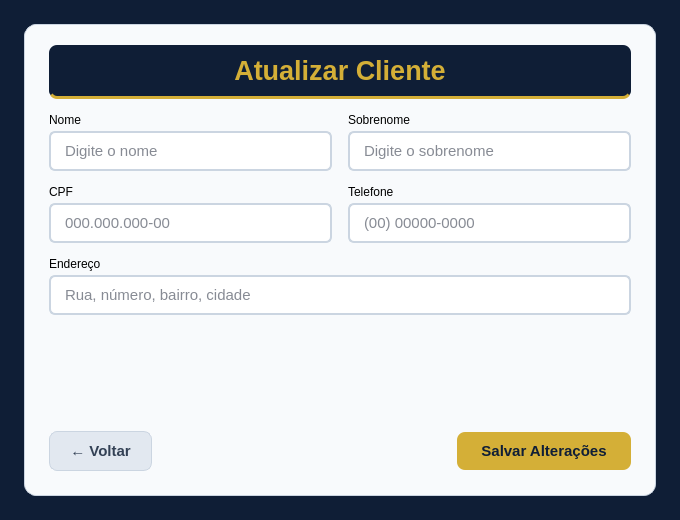
<?xml version="1.0" encoding="UTF-8"?>
<ui version="4.0">
 <class>MainWindow</class>
 <widget class="QMainWindow" name="MainWindow">
  <property name="geometry">
   <rect>
    <x>0</x>
    <y>0</y>
    <width>680</width>
    <height>520</height>
   </rect>
  </property>
  <property name="minimumSize">
   <size>
    <width>600</width>
    <height>480</height>
   </size>
  </property>
  <property name="windowTitle">
   <string>Atualizar Cliente</string>
  </property>
  <property name="styleSheet">
   <string notr="true">QMainWindow, QWidget#centralwidget {
    background-color: #0F1E36;
    font-family: "Segoe UI", Arial, sans-serif;
}

QFrame#card_container {
    background-color: #F8FAFC;
    border-radius: 12px;
    border: 1px solid #CBD5E1;
}

QLabel#lb {
    background-color: #0F1E36;
    color: #D4AF37;
    font-size: 20pt;
    font-weight: bold;
    border-radius: 8px;
    border-bottom: 3px solid #D4AF37;
    padding: 10px;
}

QLabel.field_label {
    color: #1E293B;
    font-size: 10pt;
    font-weight: bold;
    background: transparent;
}

QLineEdit {
    background-color: #FFFFFF;
    color: #0F172A;
    border: 1.5px solid #CBD5E1;
    border-radius: 6px;
    padding: 8px 12px;
    font-size: 11pt;
}

QLineEdit:focus {
    border: 1.5px solid #D4AF37;
    background-color: #FFFDF7;
}

QPushButton#att_bt {
    background-color: #D4AF37;
    color: #0F1E36;
    font-size: 11pt;
    font-weight: bold;
    border-radius: 8px;
    padding: 10px 24px;
    border: none;
}

QPushButton#att_bt:hover {
    background-color: #E2C044;
}

QPushButton#att_bt:pressed {
    background-color: #B89628;
}

QPushButton#voltar_bt {
    background-color: #E2E8F0;
    color: #334155;
    font-size: 11pt;
    font-weight: bold;
    border-radius: 8px;
    padding: 10px 20px;
    border: 1px solid #CBD5E1;
}

QPushButton#voltar_bt:hover {
    background-color: #CBD5E1;
    color: #0F172A;
}</string>
  </property>
  <widget class="QWidget" name="centralwidget">
   <layout class="QVBoxLayout" name="verticalLayout_main">
    <property name="leftMargin">
     <number>24</number>
    </property>
    <property name="topMargin">
     <number>24</number>
    </property>
    <property name="rightMargin">
     <number>24</number>
    </property>
    <property name="bottomMargin">
     <number>24</number>
    </property>
    <item>
     <widget class="QFrame" name="card_container">
      <layout class="QVBoxLayout" name="verticalLayout_card">
       <property name="spacing">
        <number>14</number>
       </property>
       <property name="leftMargin">
        <number>24</number>
       </property>
       <property name="topMargin">
        <number>20</number>
       </property>
       <property name="rightMargin">
        <number>24</number>
       </property>
       <property name="bottomMargin">
        <number>24</number>
       </property>
       <item>
        <widget class="QLabel" name="lb">
         <property name="text">
          <string>Atualizar Cliente</string>
         </property>
         <property name="alignment">
          <set>Qt::AlignCenter</set>
         </property>
        </widget>
       </item>
       <item>
        <layout class="QHBoxLayout" name="row_nome_sobrenome">
         <property name="spacing">
          <number>16</number>
         </property>
         <item>
          <layout class="QVBoxLayout" name="col_nome">
           <property name="spacing">
            <number>4</number>
           </property>
           <item>
            <widget class="QLabel" name="lb_2">
             <property name="class" stdset="0">
              <string>field_label</string>
             </property>
             <property name="text">
              <string>Nome</string>
             </property>
            </widget>
           </item>
           <item>
            <widget class="QLineEdit" name="nome_txt">
             <property name="placeholderText">
              <string>Digite o nome</string>
             </property>
            </widget>
           </item>
          </layout>
         </item>
         <item>
          <layout class="QVBoxLayout" name="col_sobrenome">
           <property name="spacing">
            <number>4</number>
           </property>
           <item>
            <widget class="QLabel" name="lb_3">
             <property name="class" stdset="0">
              <string>field_label</string>
             </property>
             <property name="text">
              <string>Sobrenome</string>
             </property>
            </widget>
           </item>
           <item>
            <widget class="QLineEdit" name="sobrenome_txt">
             <property name="placeholderText">
              <string>Digite o sobrenome</string>
             </property>
            </widget>
           </item>
          </layout>
         </item>
        </layout>
       </item>
       <item>
        <layout class="QHBoxLayout" name="row_cpf_tel">
         <property name="spacing">
          <number>16</number>
         </property>
         <item>
          <layout class="QVBoxLayout" name="col_cpf">
           <property name="spacing">
            <number>4</number>
           </property>
           <item>
            <widget class="QLabel" name="lb_5">
             <property name="class" stdset="0">
              <string>field_label</string>
             </property>
             <property name="text">
              <string>CPF</string>
             </property>
            </widget>
           </item>
           <item>
            <widget class="QLineEdit" name="cpf_txt">
             <property name="placeholderText">
              <string>000.000.000-00</string>
             </property>
            </widget>
           </item>
          </layout>
         </item>
         <item>
          <layout class="QVBoxLayout" name="col_tel">
           <property name="spacing">
            <number>4</number>
           </property>
           <item>
            <widget class="QLabel" name="lb_6">
             <property name="class" stdset="0">
              <string>field_label</string>
             </property>
             <property name="text">
              <string>Telefone</string>
             </property>
            </widget>
           </item>
           <item>
            <widget class="QLineEdit" name="telefone_txt">
             <property name="placeholderText">
              <string>(00) 00000-0000</string>
             </property>
            </widget>
           </item>
          </layout>
         </item>
        </layout>
       </item>
       <item>
        <layout class="QVBoxLayout" name="col_endereco">
         <property name="spacing">
          <number>4</number>
         </property>
         <item>
          <widget class="QLabel" name="lb_4">
           <property name="class" stdset="0">
            <string>field_label</string>
           </property>
           <property name="text">
            <string>Endereço</string>
           </property>
          </widget>
         </item>
         <item>
          <widget class="QLineEdit" name="endereco_txt">
           <property name="placeholderText">
            <string>Rua, número, bairro, cidade</string>
           </property>
          </widget>
         </item>
        </layout>
       </item>
       <item>
        <spacer name="verticalSpacer">
         <property name="orientation">
          <enum>Qt::Vertical</enum>
         </property>
         <property name="sizeHint" stdset="0">
          <size>
           <width>20</width>
           <height>10</height>
          </size>
         </property>
        </spacer>
       </item>
       <item>
        <layout class="QHBoxLayout" name="row_actions">
         <property name="spacing">
          <number>12</number>
         </property>
         <item>
          <widget class="QPushButton" name="voltar_bt">
           <property name="cursor">
            <cursorShape>PointingHandCursor</cursorShape>
           </property>
           <property name="text">
            <string>← Voltar</string>
           </property>
          </widget>
         </item>
         <item>
          <spacer name="horizontalSpacer">
           <property name="orientation">
            <enum>Qt::Horizontal</enum>
           </property>
           <property name="sizeHint" stdset="0">
            <size>
             <width>40</width>
             <height>20</height>
            </size>
           </property>
          </spacer>
         </item>
         <item>
          <widget class="QPushButton" name="att_bt">
           <property name="cursor">
            <cursorShape>PointingHandCursor</cursorShape>
           </property>
           <property name="text">
            <string>Salvar Alterações</string>
           </property>
          </widget>
         </item>
        </layout>
       </item>
      </layout>
     </widget>
    </item>
   </layout>
  </widget>
 </widget>
 <resources/>
 <connections/>
</ui>
